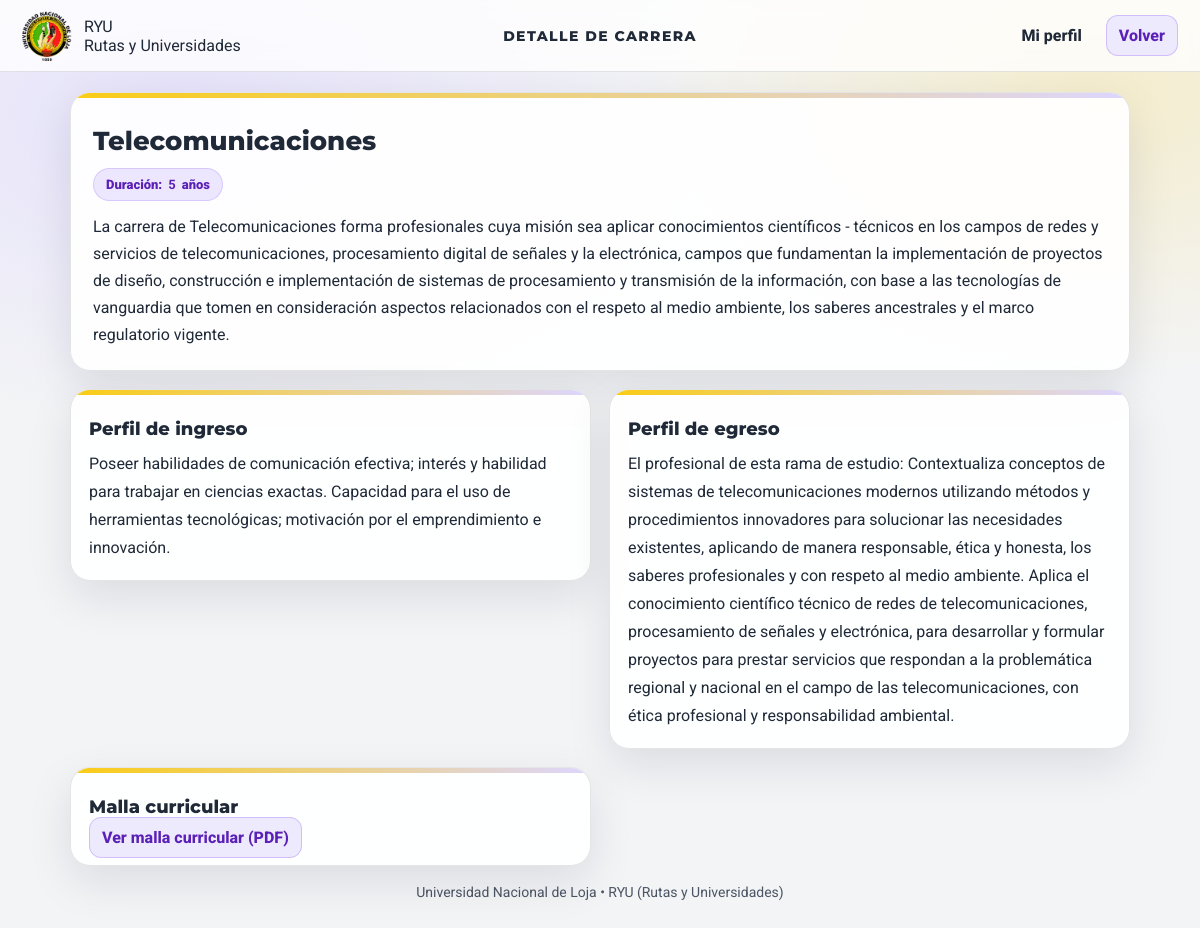
/carreras/3/, run on the app's committed database.
### EstructuraAcademica/models.py (models this page shows, shortened)
class Carrera(models.Model):
    nombre = models.CharField(max_length=100)
    descripcion = models.TextField()
    duracion_anios = models.IntegerField()
    perfil_ingreso = models.TextField()
    perfil_egreso = models.TextField()
    facultad = models.ForeignKey(Facultad,on_delete=models.CASCADE,related_name="carreras")
    class Meta:
        verbose_name = "Carrera"
        verbose_name_plural = "Carreras"
        ordering = ['nombre']

### EstructuraAcademica/views.py (the view)
# urls.py: path("carreras/<int:carrera_id>/", views.carrera_detalle_view, name="carrera_detail"),
def carrera_detalle_view(request, carrera_id):
    carrera = get_object_or_404(Carrera, id=carrera_id)
    malla_vigente = (
        carrera.mallas
        .filter(vigente=True)
        .order_by('-id')
        .first()
    )
    return render(request, "Resultados/carrera_detalle.html", {"carrera": carrera, "malla_vigente": malla_vigente,})

### templates/Resultados/carrera_detalle.html (shortened to what this page needs)
{% load static %}
<!DOCTYPE html>
<html lang="es">
<head>
  <link rel="stylesheet" href="{% static 'css/carrera_detail.css' %}">
</head>
<body>
  <header class="navbar">
    <div class="nav-left">
      <img class="nav-logo" src="{% static 'image/logo-unl.png' %}" alt="UNL">
      <div class="nav-app">
        <div class="nav-app-title">RYU</div>
        <div class="nav-app-subtitle">Rutas y Universidades</div>
      </div>
    </div>
    <div class="nav-center">
      <div class="nav-test">DETALLE DE CARRERA</div>
    </div>
    <div class="nav-right">
      <a class="nav-link" href="{% url 'perfil' %}">Mi perfil</a>
      <a class="nav-link nav-link-cta" href="javascript:history.back()">Volver</a>
    </div>
  </header>
  <main class="page">
    <section class="hero-card">
      <h1 class="hero-title">{{ carrera.nombre }}</h1>
      <div class="chips">
        <span class="chip">
          Duración: <strong>{{ carrera.duracion_anios }}</strong> años
        </span>
      </div>
      {% if carrera.descripcion %}
        <p class="hero-text">{{ carrera.descripcion }}</p>
      {% else %}
        <p class="hero-text muted">No hay descripción disponible.</p>
      {% endif %}
    </section>
    <section class="layout">
      <article class="panel">
        <h2 class="section-title">Perfil de ingreso</h2>
        {% if carrera.perfil_ingreso %}
          <p class="text">{{ carrera.perfil_ingreso }}</p>
        {% else %}
          <p class="text muted">No se ha registrado perfil de ingreso.</p>
        {% endif %}
      </article>
      <article class="panel">
        <h2 class="section-title">Perfil de egreso</h2>
        {% if carrera.perfil_egreso %}
          <p class="text">{{ carrera.perfil_egreso }}</p>
        {% else %}
          <p class="text muted">No se ha registrado perfil de egreso.</p>
        {% endif %}
      </article>
      <article class="panel">
           <h3 class="section-title">Malla curricular</h3>
            {% if malla_vigente %}
              {% with pdf=malla_vigente.ruta_pdf %}
                <a
                  href="{% if pdf and pdf|slice:":8" == "https://" %}{{ pdf }}{% elif pdf and pdf|slice:":7" == "http://" %}{{ pdf }}{% else %}https://{{ pdf }}{% endif %}"
                  target="_blank"
                  rel="noopener noreferrer"
                  class="nav-link nav-link-cta"
                >
                  Ver malla curricular (PDF)
                </a>
              {% endwith %}
            {% else %}
              <p class="text muted">No se ha registrado la malla curricular.</p>
            {% endif %}
      </article>
    </section>
    <footer class="footer">
      <p>Universidad Nacional de Loja • RYU (Rutas y Universidades)</p>
    </footer>
  </main>
</body>
</html>

### static/css/carrera_detail.css (style rules this page uses)
:root { --primary:#7C3AED; --secondary:#DDD6FE; --accent:#FACC15; --bg:#F3F4F6; --text:#1F2937; --muted:#4B5563; --border:rgba(31,41,55,.12); --font-title:"Montserrat",sans-serif; --font-body:"Roboto",sans-serif; --radius:16px; --shadow:0 16px 45px rgba(17,24,39,.10); }
* { box-sizing:border-box }
html,body { height:100% }
body { margin:0; font-family:var(--font-body); color:var(--text); background: radial-gradient(900px 520px at 15% 12%, rgba(221,214,254,.60), transparent 60%), radial-gradient(850px 520px at 92% 10%, rgba(250,204,21,.18), transparent 55%), var(--bg); }
.navbar { height:72px; display:grid; grid-template-columns: 1fr auto 1fr; align-items:center; padding:0 22px; background:rgba(255,255,255,.78); backdrop-filter: blur(10px); border-bottom:1px solid var(--border); position:sticky; top:0; z-index:10; }
.nav-left { display:flex; align-items:center; gap:12px; min-width:220px; }
.nav-logo { height:50px; width:auto; object-fit:contain; border-radius:20px; }
.nav-center { display:flex; justify-content:center }
.nav-test { font-family:var(--font-title); font-weight:800; letter-spacing:1.4px; font-size:14px; text-transform:uppercase; }
.nav-right { display:flex; align-items: center; justify-content:flex-end; gap: 12px; }
.nav-link { text-decoration:none; font-weight:800; color:var(--text); padding:10px 12px; border-radius:12px; transition: background .2s ease, color .2s ease, transform .15s ease, box-shadow .2s ease; }
.nav-link-cta { background:rgba(237,233,254,.95); color:#5B21B6; border:1px solid rgba(124,58,237,.25); }
.page { max-width:1100px; margin:20px auto 0; padding:0 20px 28px; }
.hero-card { background:rgba(255,255,255,.92); border:1px solid var(--border); border-radius:calc(var(--radius) + 4px); box-shadow:var(--shadow); padding:22px; position:relative; overflow:hidden; }
.hero-card::before { content:""; position:absolute; left:0; top:0; width:100%; height:5px; background:linear-gradient(90deg, var(--accent), var(--secondary)); }
.hero-title { margin:10px 0 8px; font-family:var(--font-title); font-weight:800; font-size:26px; line-height:1.25; }
.hero-text { margin:12px 0 0; color:var(--text); line-height:1.7; }
.chips { margin-top:10px; display:flex; gap:10px; flex-wrap:wrap; }
.chip { display:inline-flex; align-items:center; gap:6px; padding:8px 12px; border-radius:999px; background:rgba(221,214,254,.55); border:1px solid rgba(124,58,237,.18); color:#5B21B6; font-weight:900; font-size:13px; }
.layout { margin-top:18px; display:grid; grid-template-columns: 1fr 1fr; gap:18px; align-items:start; }
.panel { background:rgba(255,255,255,.92); border:1px solid var(--border); border-radius:calc(var(--radius) + 4px); box-shadow:var(--shadow); padding:18px; position:relative; overflow:hidden; }
.panel::before { content:""; position:absolute; left:0; top:0; width:100%; height:5px; background:linear-gradient(90deg, var(--accent), var(--secondary)); }
.section-title { margin:10px 0 10px; font-family:var(--font-title); font-weight:800; font-size:18px; }
.text { margin:0; color:var(--text); line-height:1.75; }
.footer { margin-top:18px; text-align:center; color:var(--muted); font-size:14px; }

### data on the page
Carrera: nombre "Telecomunicaciones", duracion_anios "5", descripcion "La carrera de Telecomunicaciones forma profesionales cuya misión sea aplicar conocimientos científicos - técnicos en los campos de redes y servicios de telecomunicaciones, procesamiento digital de señales y la electrónica, campos que fundamentan la implementación de proyectos de diseño, construcción e implementación de sistemas de procesamiento y transmisión de la información, con base a las tecnologías de vanguardia que tomen en consideración aspectos relacionados con el respeto al medio ambiente, los saberes ancestrales y el marco regulatorio vigente.", perfil_ingreso "Poseer habilidades de comunicación efectiva; interés y habilidad para trabajar en ciencias exactas. Capacidad para el uso de herramientas tecnológicas; motivación por el emprendimiento e innovación.", perfil_egreso "El profesional de esta rama de estudio: Contextualiza conceptos de sistemas de telecomunicaciones modernos utilizando métodos y procedimientos innovadores para solucionar las necesidades existentes, aplicando de manera responsable, ética y honesta, los saberes profesionales y con respeto al medio ambiente. Aplica el conocimiento científico técnico de redes de telecomunicaciones, procesamiento de señales y electrónica, para desarrollar y formular proyectos para prestar servicios que respondan a la problemática regional y nacional en el campo de las telecomunicaciones, con ética profesional y responsabilidad ambiental."
